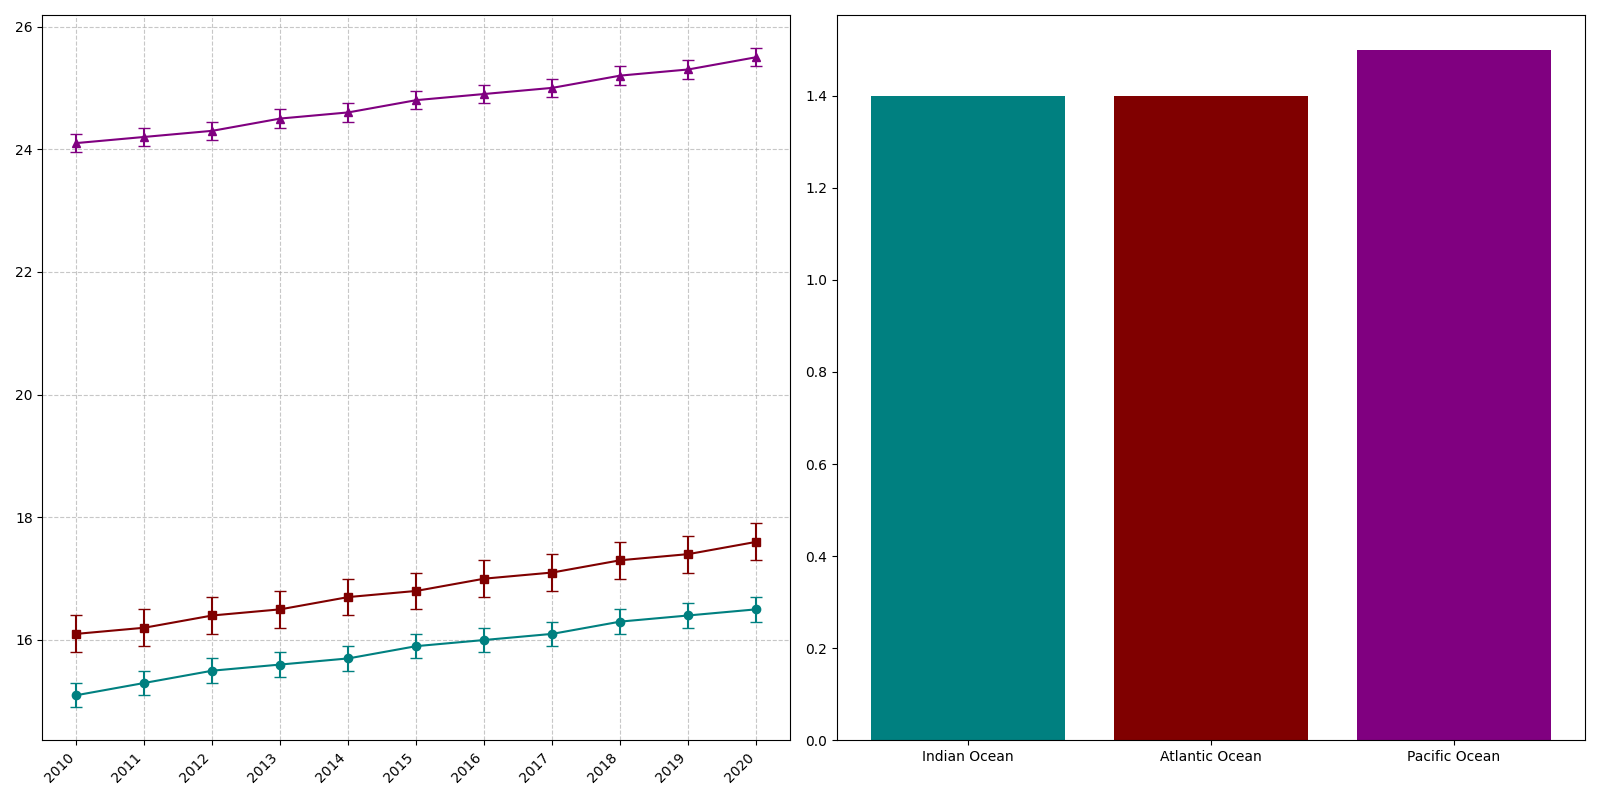

This figure's Python source:
import matplotlib.pyplot as plt
import numpy as np

years = np.arange(2010, 2021)

atlantic_temp = np.array([15.1, 15.3, 15.5, 15.6, 15.7, 15.9, 16.0, 16.1, 16.3, 16.4, 16.5])
pacific_temp = np.array([16.1, 16.2, 16.4, 16.5, 16.7, 16.8, 17.0, 17.1, 17.3, 17.4, 17.6])
indian_temp = np.array([24.1, 24.2, 24.3, 24.5, 24.6, 24.8, 24.9, 25.0, 25.2, 25.3, 25.5])

atlantic_err = np.array([0.2] * len(years))
pacific_err = np.array([0.3] * len(years))
indian_err = np.array([0.15] * len(years))

atlantic_inc = atlantic_temp[-1] - atlantic_temp[0]
pacific_inc = pacific_temp[-1] - pacific_temp[0]
indian_inc = indian_temp[-1] - indian_temp[0]

# Pairing increases with oceans for sorting
increases = [atlantic_inc, pacific_inc, indian_inc]
oceans = ['Atlantic Ocean', 'Pacific Ocean', 'Indian Ocean']

# Sort both arrays based on increases
sorted_increases, sorted_oceans = zip(*sorted(zip(increases, oceans), key=lambda x: x[0]))

colors = ['teal', 'maroon', 'purple']

fig, axes = plt.subplots(1, 2, figsize=(16, 8))

ax1 = axes[0]
ax1.errorbar(years, atlantic_temp, yerr=atlantic_err, fmt='-o', color=colors[0], capsize=4)
ax1.errorbar(years, pacific_temp, yerr=pacific_err, fmt='-s', color=colors[1], capsize=4)
ax1.errorbar(years, indian_temp, yerr=indian_err, fmt='-^', color=colors[2], capsize=4)

ax1.grid(True, linestyle='--', alpha=0.7)
ax1.set_xticks(years)
ax1.set_xticklabels(years, rotation=45, ha='right')

ax2 = axes[1]
ax2.bar(sorted_oceans, sorted_increases, color=colors)

plt.tight_layout()
plt.show()
